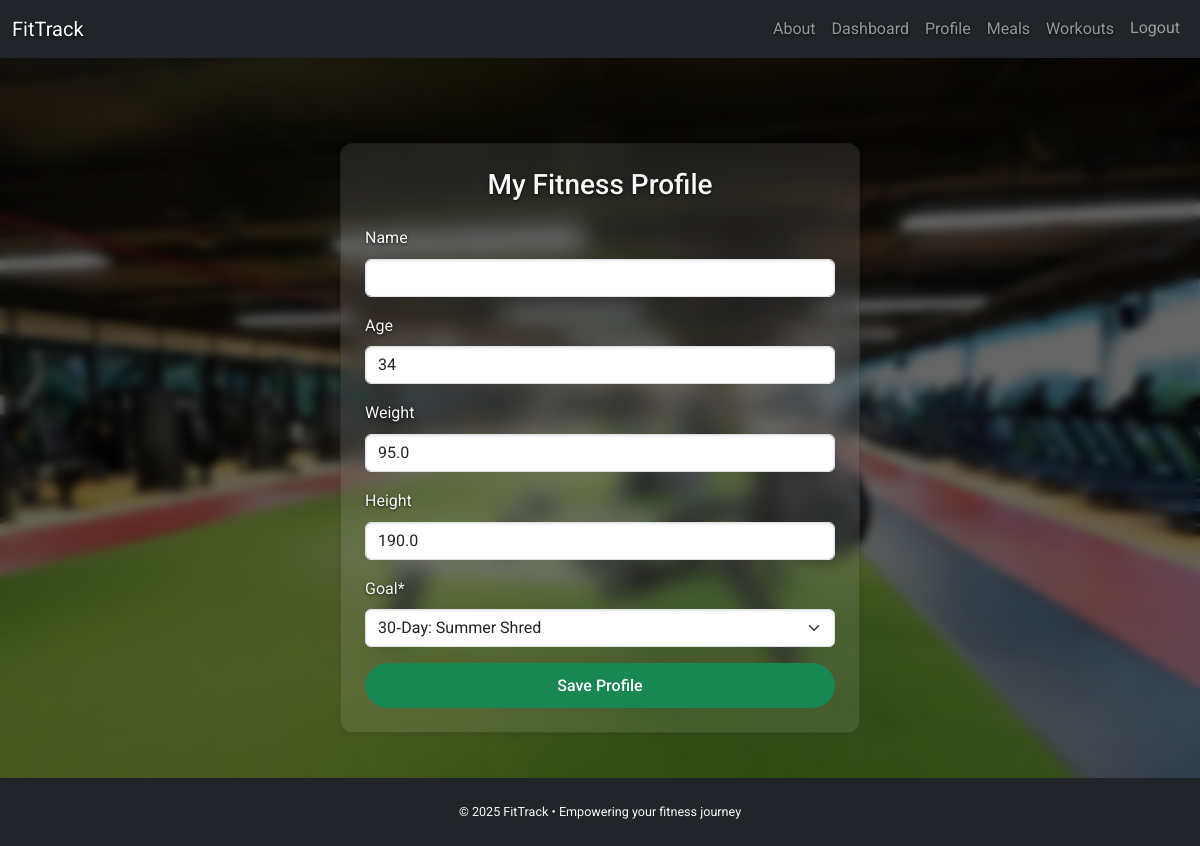
Page /profile/ (signed in) on the earlier database version.
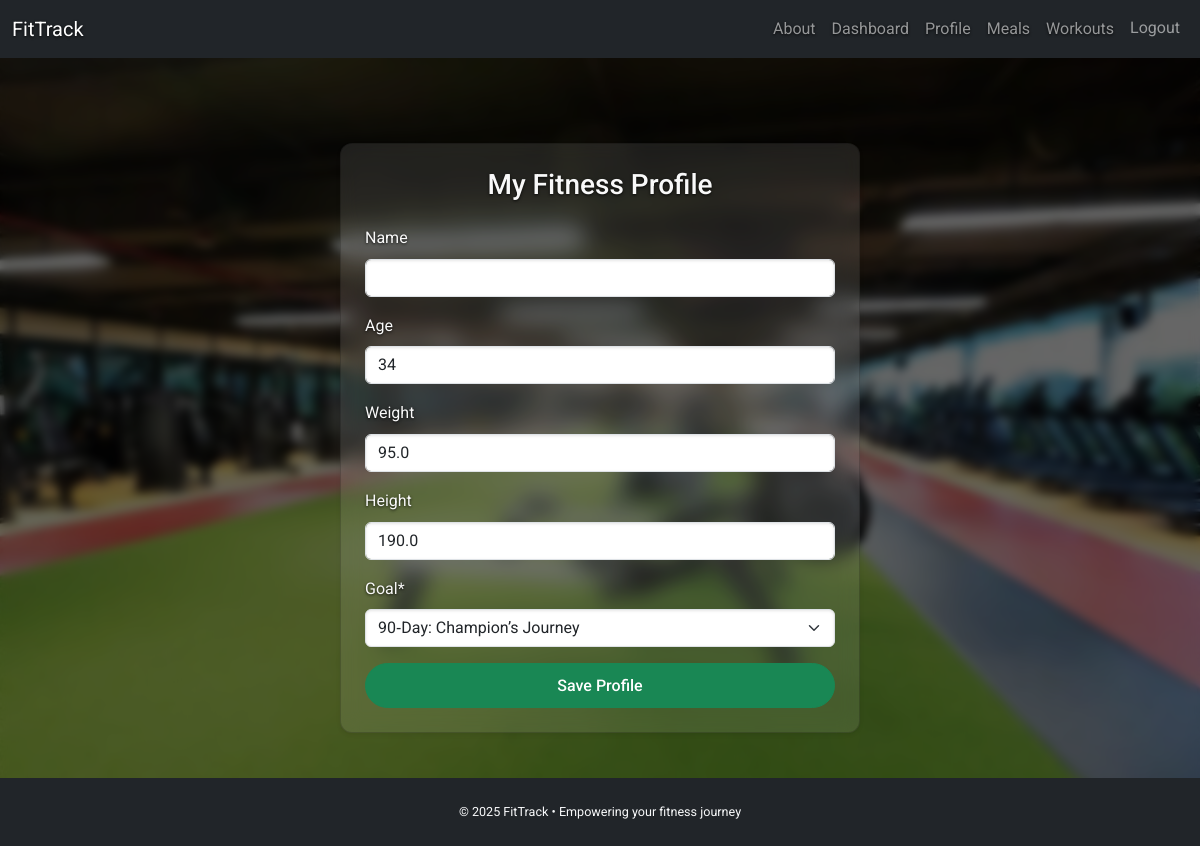
Same page on the later database version.
### common/models.py (models this page shows, shortened)
class UserProfile(models.Model):
    user = models.OneToOneField(UserModel, on_delete=models.CASCADE, related_name='profile')
    name = models.CharField(max_length=100, blank=True)
    goal = models.ForeignKey('GoalPlan', null=True, on_delete=models.SET_NULL)
    age = models.PositiveIntegerField(null=True, blank=True)
    weight = models.FloatField(null=True, blank=True)
    height = models.FloatField(null=True, blank=True)

### common/views.py (the view)
# urls.py: path('profile/', ProfileUpdateView.as_view(), name='profile'),
class ProfileUpdateView(LoginRequiredMixin, UpdateView):
    model = UserProfile
    form_class = UserProfileForm
    template_name = 'common/profile.html'
    success_url = reverse_lazy('dashboard')
    def get_object(self, queryset=None):
        return UserProfile.objects.get_or_create(user=self.request.user)[0]

### common/forms.py
class UserProfileForm(forms.ModelForm):
    class Meta:
        model = UserProfile
        fields = ['name', 'age', 'weight', 'height', 'goal']
        widgets = {
            'fitness_goal': forms.TextInput(attrs={
                'rows': 4,
                'class': 'form-control',
                'style': 'resize: vertical;'
            }),
        }

### common/models.py (called while the page is built)
    def __str__(self):
        return f"{self.length}‑Day: {self.name}"

### templates/common/profile.html (shortened to what this page needs)
{% extends 'common/base.html' %}
{% load crispy_forms_filters %}
{% load crispy_forms_tags %}
{% block content %}
<div class="d-flex justify-content-center align-items-center" style="min-height: calc(100vh - 120px);">
    <div class="card shadow-sm w-100" style="max-width: 520px;">
        <div class="card-body p-4">
            <h3 class="text-center mb-4">My Fitness Profile</h3>
                <form method="post" enctype="multipart/form-data">
                  {{ form|crispy }}
                      <div class="d-grid mt-3">
                        <button type="submit" class="btn btn-success">Save Profile</button>
                      </div>
                </form>
        </div>
    </div>
</div>
{% endblock %}

Differences in the rows shown:
changed UserProfile: goal "30‑Day: Summer Shred" → "90‑Day: Champion’s Journey"
